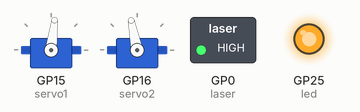
The program below on a simulated Raspberry Pi Pico running MicroPython. Shown: 2 × servo, switched loads named in the program (green lamp = pin HIGH), output pins drawn as LEDs (lit = HIGH). Random numbers come from a fixed seed; servo angles are drawn from the pulse width (0.5 ms = 0°, 2.5 ms = 180°).

Above: at 0.1 s.
At 4.1 s:
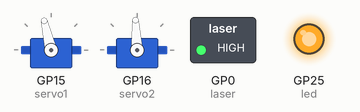
At 9.1 s:
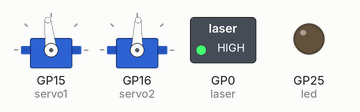
At 19.1 s:
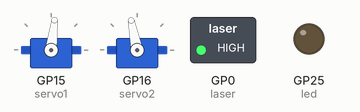
At 29.1 s:
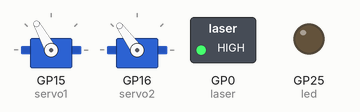
At 39.1 s:
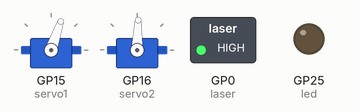
Timing chart, 0 to 40.0 s (numbered marks = the images above):
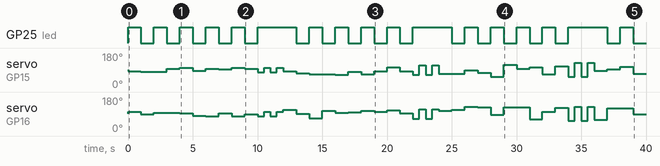

The program:

0.3.1_time.py
```python
from machine import Pin, PWM
import time, random
delay = 1
led = Pin(25, Pin.OUT)
led.value(1)
laser = Pin(0, Pin.OUT)
laser.value(1)

class Servo(PWM):
    def __init__(self, pin: Pin):
        super().__init__(pin)
        self.MIN = 814000
        self.MID = 1507000
        self.MAX = 2200000
        self.STEP = (self.MAX - self.MIN)/100
        self.pos_perc_min = 40
        self.pos_perc_max = 60
        super().freq(50)
        super().duty_ns(self.MID)
    def rand(self,):
        super().duty_ns(int(((random.randint(self.pos_perc_min, self.pos_perc_max)) * self.STEP)+self.MIN))
    def min(self,):
        super().duty_ns(int((self.pos_perc_min * self.STEP)+self.MIN))
    def max(self,):
        super().duty_ns(int((self.pos_perc_max * self.STEP)+self.MIN))

servo1 = Servo(Pin(15))
servo2 = Servo(Pin(16))

while True:
    for i in range(10):
        servo1.rand()
        servo2.rand()
        time.sleep(delay)
        led.toggle()
    for i in range(2):
        servo1.min()
        servo2.min()
        time.sleep(0.5)
        servo1.max()
        servo2.max()
        time.sleep(0.5)
    if servo1.pos_perc_max <=90 and servo1.pos_perc_min >= 10:
        servo1.pos_perc_max += 10
        servo1.pos_perc_min -= 10
        servo2.pos_perc_max += 10
        servo2.pos_perc_min -= 10
    else:
        servo1.pos_perc_max = 60
        servo1.pos_perc_min = 40
        servo2.pos_perc_max = 60
        servo2.pos_perc_min = 40
```

Measured:
- by itself, GP25 (led): repeats every 12.0 s: 4 × (HIGH 1.0 s, LOW 1.0 s), HIGH 3.0 s, LOW 1.0 s
- by itself, servo on GP16 (servo2): 91° → 101° at 0.02 s, → 88° 0.98 s later, → 97° 1.0 s later, → 93° 2.0 s later, … (44 changes in this stretch)
